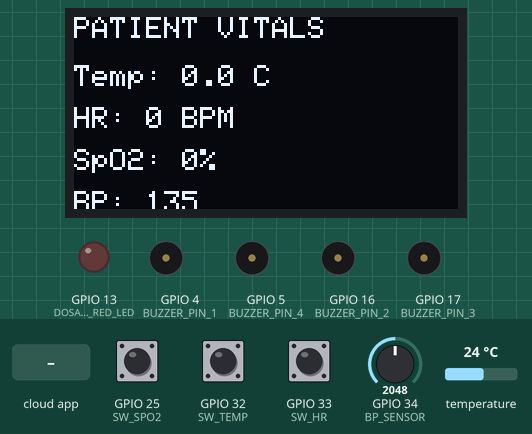
Recording of a sketch running on a simulated ESP32. Parts: 128×64 one-colour display, output pins drawn as LEDs (lit = HIGH), buzzer (waves = sounding, pin HIGH). Inputs (shaded band) come from the test bench; at power-on: GPIO 34 (BP_SENSOR) = 2048, GPIO 32 (SW_TEMP) HIGH, GPIO 25 (SW_SPO2) HIGH, GPIO 33 (SW_HR) HIGH, temperature 24 °C. WiFi joins after 1.5 s; servers stay silent unless stated; random numbers use the default seed unless the sketch sets one; no MQTT or app messages arrive unless stated; what the sketch prints to the serial monitor is not drawn.

Above: at 2.7 s.
2.8 s: GPIO 34 (BP_SENSOR) set to 2866
At 7.7 s:
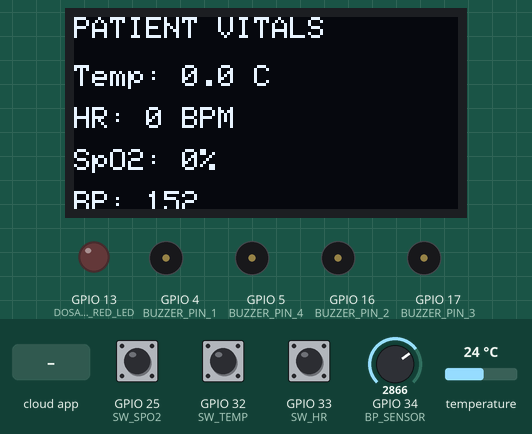
13.6 s: the phone or cloud app sets medication-dosage to 1
At 23.4 s:
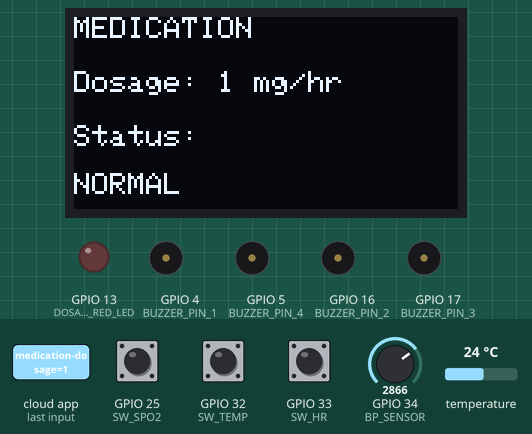
24.2 s: GPIO 32 (SW_TEMP) pulled LOW for 3.2 s
At 28.8 s:
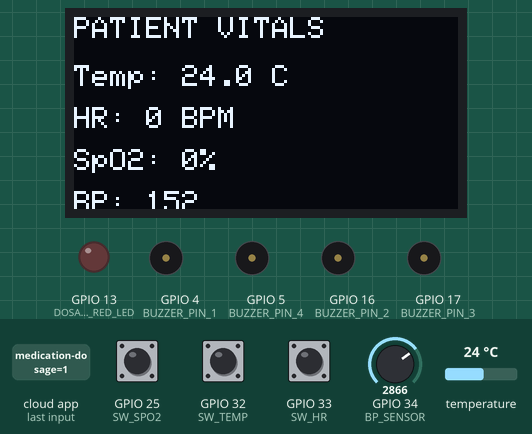
29.7 s: GPIO 25 (SW_SPO2) pulled LOW for 3.2 s
At 34.2 s:
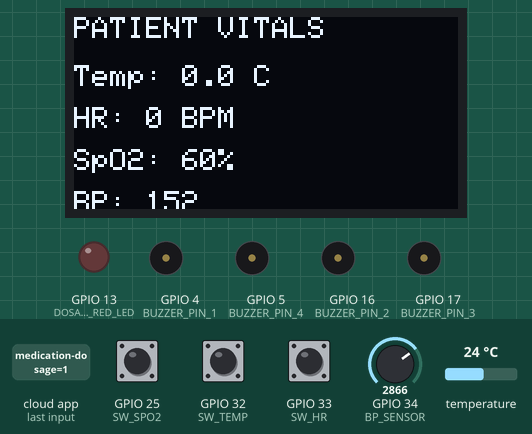
34.4 s: the phone or cloud app sets medication-dosage to 0
At 43.3 s:
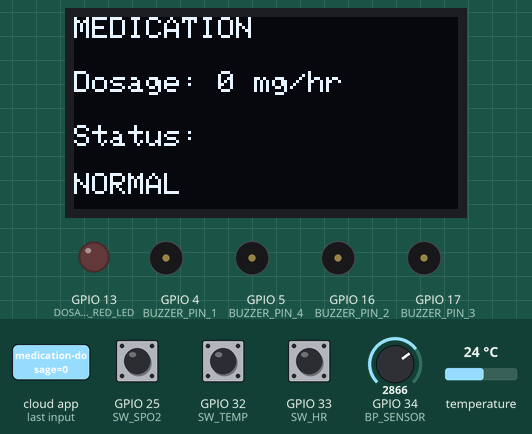
45.2 s: GPIO 33 (SW_HR) pulled LOW for 3.2 s
At 48.0 s:
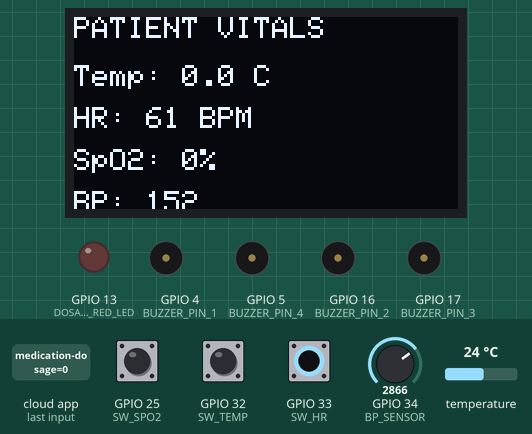
Timing chart, 0 to 50.8 s (numbered marks = the images above; inputs shaded):
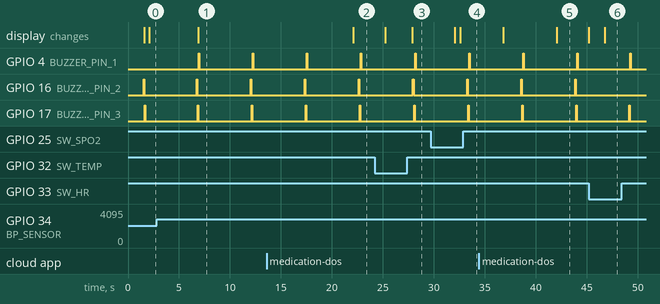

The sketch:

main.ino
```cpp
#include <OneWire.h>
#include <DallasTemperature.h>
#include <Wire.h>
#include <Adafruit_GFX.h>
#include <Adafruit_SSD1306.h>
#include <WiFi.h>
#include "Adafruit_MQTT.h"
#include "Adafruit_MQTT_Client.h"

#include "freertos/FreeRTOS.h"
#include "freertos/task.h"
#include "freertos/queue.h"

#include "freertos/semphr.h"

#include "esp_task_wdt.h"

#define TEMP_SENSOR 14
// #define MOTION_DETECTOR 12
#define BP_SENSOR 34

#define DOSAGE_RED_LED 13

#define BUZZER_PIN_1 4
#define BUZZER_PIN_2 16
#define BUZZER_PIN_3 17
#define BUZZER_PIN_4 5

#define SW_TEMP 32
#define SW_HR 33
#define SW_SPO2 25
// #define SW_MOTION 26

#define SCREEN_WIDTH 128
#define SCREEN_HEIGHT 64
#define OLED_RESET   -1
#define OLED_ADDRESS 0x3C

#define WIFI_SSID "Wokwi-GUEST"
#define WIFI_PASS ""

#define IO_USERNAME  "Sanjanaaaaaa"
#define IO_KEY       "aio_FYjo12iwTFtueXghlt2AEuUmNJJI"

#define AIO_SERVER      "io.adafruit.com"
#define AIO_SERVERPORT  1883

#define TEMP_FEED         IO_USERNAME "/feeds/body-temperature-c"
#define HR_FEED           IO_USERNAME "/feeds/heart-rate-monitor"
// #define MOTION_FEED       IO_USERNAME "/feeds/motion-detector"
#define SPO2_FEED         IO_USERNAME "/feeds/spo2-percent"
#define BP_FEED           IO_USERNAME "/feeds/blood-pressure"
#define FLAG              IO_USERNAME "/feeds/flag"

#define ROOM_TEMP_FEED    IO_USERNAME "/feeds/room-temperature"
#define OXYGEN_FEED       IO_USERNAME "/feeds/oxygen-level"
#define AQI_FEED          IO_USERNAME "/feeds/aqi"
#define ENV_ALERT_FEED    IO_USERNAME "/feeds/environment-alert"

#define DOSAGE_FEED IO_USERNAME "/feeds/medication-dosage"


#define ALERT_NONE      0
#define ALERT_TEMP      1
#define ALERT_HR        2
#define ALERT_SPO2      3
// #define ALERT_MOTION    4
#define ALERT_BP        5


char medicalSummary[160];
char facilitySummary[160];
bool summaryReady = false;

int targetDose = 0;
int currentDose = 0;

enum DosageLevel {
  DOSAGE_NORMAL,
  DOSAGE_WARNING,
  DOSAGE_CRITICAL
};

DosageLevel dosageLevel = DOSAGE_NORMAL;

volatile bool dosageDisplayEvent = false;
volatile int dosageDisplayValue = 0;

WiFiClient client;

Adafruit_MQTT_Client mqtt(&client, AIO_SERVER, AIO_SERVERPORT,
                          IO_USERNAME, IO_KEY);

Adafruit_MQTT_Publish tempFeed   = Adafruit_MQTT_Publish(&mqtt, TEMP_FEED);
Adafruit_MQTT_Publish hrFeed     = Adafruit_MQTT_Publish(&mqtt, HR_FEED);
Adafruit_MQTT_Publish spo2Feed   = Adafruit_MQTT_Publish(&mqtt, SPO2_FEED);
Adafruit_MQTT_Publish statusFeed = Adafruit_MQTT_Publish(&mqtt, FLAG);
// Adafruit_MQTT_Publish motiondetectorFeed = Adafruit_MQTT_Publish(&mqtt, MOTION_FEED);
Adafruit_MQTT_Publish bpFeed = Adafruit_MQTT_Publish(&mqtt, BP_FEED);

Adafruit_MQTT_Publish roomTempFeed = Adafruit_MQTT_Publish(&mqtt, ROOM_TEMP_FEED);
Adafruit_MQTT_Publish oxygenFeed = Adafruit_MQTT_Publish(&mqtt, OXYGEN_FEED);
Adafruit_MQTT_Publish aqiFeed = Adafruit_MQTT_Publish(&mqtt, AQI_FEED);
Adafruit_MQTT_Publish envAlertFeed = Adafruit_MQTT_Publish(&mqtt, ENV_ALERT_FEED);

Adafruit_MQTT_Subscribe dosageFeed = Adafruit_MQTT_Subscribe(&mqtt, DOSAGE_FEED);

OneWire oneWire(TEMP_SENSOR);
DallasTemperature sensors(&oneWire);

Adafruit_SSD1306 display(SCREEN_WIDTH, SCREEN_HEIGHT, &Wire, OLED_RESET);

QueueHandle_t hrQueue;
QueueHandle_t spo2Queue;
QueueHandle_t bpQueue;
QueueHandle_t tempQueue;
// QueueHandle_t motionQueue;

QueueHandle_t alertQueue;
QueueHandle_t statusQueue;
SemaphoreHandle_t oledMutex;
SemaphoreHandle_t sensorSemaphore;

QueueHandle_t roomTempQueue;
QueueHandle_t oxygenQueue;
QueueHandle_t aqiQueue;

// Aggregation variables
float hrSum = 0;
float spo2Sum = 0;
float tempSum = 0;

float roomTempSum = 0;
float oxygenSum = 0;
float aqiSum = 0;

int sampleCount = 0;

unsigned long lastAggregationTime = 0;
#define AGGREGATION_INTERVAL 30000   // 30 seconds

void spo2Task(void *param) {
  int spo2;

  while (1) {

    if(!digitalRead(SW_SPO2)){
      spo2 = random(60, 100);
    }
    else
      spo2 = 0;

    xQueueOverwrite(spo2Queue, &spo2);
    xSemaphoreGive(sensorSemaphore);
    vTaskDelay(pdMS_TO_TICKS(5000));
  }
}

void bloodPressureTask(void *param) {
  while (1) {
    int bpADC = analogRead(BP_SENSOR);
    int bp = map(bpADC, 0, 4095, 90, 180);
    xQueueOverwrite(bpQueue, &bp);
    xSemaphoreGive(sensorSemaphore);
    vTaskDelay(pdMS_TO_TICKS(5000));
  }

}

void heartRateTask (void *param) {
  int heartRate;
  while (1) {
    if(!digitalRead(SW_HR)){
      heartRate = random(45, 200);
    }
    else heartRate = 0;
    xQueueOverwrite(hrQueue, &heartRate);
    xSemaphoreGive(sensorSemaphore);
    vTaskDelay(pdMS_TO_TICKS(5000));
  }

}

void temperatureTask(void *param){
    float temperature;
    while (1){
        if (!digitalRead(SW_TEMP)){
            sensors.requestTemperatures();
            temperature = sensors.getTempCByIndex(0);
        }
        else{
            temperature = 0;
        }
        xQueueOverwrite(tempQueue, &temperature);
        xSemaphoreGive(sensorSemaphore);
        vTaskDelay(pdMS_TO_TICKS(5000));
    }
}

// void motionTask(void *param){
//     int motion;
//     while (1)
//     {
//         if (!digitalRead(SW_MOTION))
//             motion = digitalRead(MOTION_DETECTOR);
//         else
//             motion = 0;
//         xQueueOverwrite(motionQueue, &motion);
//         xSemaphoreGive(sensorSemaphore);
//         vTaskDelay(pdMS_TO_TICKS(500));
//     }
// }

void roomTemperatureTask(void *param) {
  float roomTemperature;

  while (1) {
    roomTemperature = random(200, 351) / 10.0;

    xQueueOverwrite(roomTempQueue, &roomTemperature);
    xSemaphoreGive(sensorSemaphore);

    Serial.print("Room Temperature: ");
    Serial.println(roomTemperature);

    vTaskDelay(pdMS_TO_TICKS(5000));
  }
}

void oxygenLevelTask(void *param) {
  float oxygenLevel;

  while (1) {
    oxygenLevel = random(180, 231) / 10.0;

    xQueueOverwrite(oxygenQueue, &oxygenLevel);
    xSemaphoreGive(sensorSemaphore);

    Serial.print("Oxygen Level: ");
    Serial.println(oxygenLevel);

    vTaskDelay(pdMS_TO_TICKS(5000));
  }
}

void aqiTask(void *param) {
  int aqi;

  while (1) {
    aqi = random(0, 201);

    xQueueOverwrite(aqiQueue, &aqi);
    xSemaphoreGive(sensorSemaphore);

    Serial.print("AQI: ");
    Serial.println(aqi);

    vTaskDelay(pdMS_TO_TICKS(5000));
  }
}

void dosageTask(void *param) {

  bool doseChanging = false;

  while (1) {

    if (currentDose < targetDose) {
      currentDose++;
      doseChanging = true;

      Serial.print("Dosage: ");
      Serial.print(currentDose);
      Serial.println(" mg/hr");
    }

    else if (currentDose > targetDose) {
      currentDose--;
      doseChanging = true;

      Serial.print("Dosage: ");
      Serial.print(currentDose);
      Serial.println(" mg/hr");
    }

    else if (doseChanging) {
      Serial.print("Target Dose Reached: ");
      Serial.print(currentDose);
      Serial.println(" mg/hr");

      dosageDisplayValue = currentDose;
      dosageDisplayEvent = true;

      doseChanging = false;
    }

    // Determine safety level
    if (currentDose <= 50) {
      dosageLevel = DOSAGE_NORMAL;
    }
    else if (currentDose <= 80) {
      dosageLevel = DOSAGE_WARNING;
    }
    else if (currentDose > 80) {
      dosageLevel = DOSAGE_CRITICAL;
    }

    if (dosageLevel == DOSAGE_CRITICAL && currentDose != targetDose) {

      // Serial.println("Dosage Critical");
      digitalWrite(DOSAGE_RED_LED, HIGH);
      digitalWrite(BUZZER_PIN_4, HIGH);

      vTaskDelay(pdMS_TO_TICKS(1000));

      digitalWrite(DOSAGE_RED_LED, LOW);
      digitalWrite(BUZZER_PIN_4, LOW);

    }
    else {
      digitalWrite(DOSAGE_RED_LED, LOW);
      digitalWrite(BUZZER_PIN_4, LOW);
    }

    vTaskDelay(pdMS_TO_TICKS(200));
  }
}

void displayTask(void *param)
{
    float temperature;
    int heartRate;
    int spo2;
    int bp;
    // int motion;

    bool showingDosage = false;
    unsigned long dosageScreenStart = 0;

    while (1)
    {
        xQueuePeek(tempQueue, &temperature, 0);
        xQueuePeek(hrQueue, &heartRate, 0);
        xQueuePeek(spo2Queue, &spo2, 0);
        xQueuePeek(bpQueue, &bp, 0);
        // xQueuePeek(motionQueue, &motion, 0);

        // New dosage has reached its target
        if (dosageDisplayEvent)
        {
            dosageDisplayEvent = false;
            showingDosage = true;
            dosageScreenStart = millis();
        }

        // Keep dosage screen visible for 3 seconds
        if (showingDosage && millis() - dosageScreenStart >= 3000)
        {
            showingDosage = false;
        }

        if (xSemaphoreTake(oledMutex, pdMS_TO_TICKS(100)) == pdTRUE){

            display.clearDisplay();
            display.setTextSize(1);
            display.setTextColor(SSD1306_WHITE);

            if (showingDosage)
            {
                display.setCursor(0, 0);
                display.print("MEDICATION");

                display.setCursor(0, 18);
                display.print("Dosage: ");
                display.print(dosageDisplayValue);
                display.print(" mg/hr");

                display.setCursor(0, 36);
                display.print("Status:");

                display.setCursor(0, 52);

                if (dosageDisplayValue <= 50)
                {
                    display.print("NORMAL");
                }
                else if (dosageDisplayValue <= 80)
                {
                    display.print("WARNING");
                }
                else
                {
                    display.print("CRITICAL");
                }
            }
            else
            {
                display.setCursor(0, 0);
                display.print("PATIENT VITALS");

                display.setCursor(0, 16);
                display.print("Temp: ");
                display.print(temperature, 1);
                display.print(" C");

                display.setCursor(0, 30);
                display.print("HR: ");
                display.print(heartRate);
                display.print(" BPM");

                display.setCursor(0, 44);
                display.print("SpO2: ");
                display.print(spo2);
                display.print("%");

                display.setCursor(0, 58);
                display.print("BP: ");
                display.print(bp);
            }

            display.display();

            xSemaphoreGive(oledMutex);
        }
        vTaskDelay(pdMS_TO_TICKS(500));
    }
}

void mqttTask(void *param)
{
    float temperature;
    float roomTemperature;
    float oxygenLevel;

    int heartRate;
    int spo2;
    int bp;
    // int motion;
    int aqi;

    char envAlert[60];

    char statusMsg[40];

    esp_task_wdt_add(NULL);

    while (1) {
      esp_task_wdt_reset();
      if (xSemaphoreTake(sensorSemaphore, pdMS_TO_TICKS(1000)) == pdTRUE) {
          xQueuePeek(tempQueue, &temperature, 0);
          xQueuePeek(hrQueue, &heartRate, 0);
          xQueuePeek(spo2Queue, &spo2, 0);
          xQueuePeek(bpQueue, &bp, 0);
          // xQueuePeek(motionQueue, &motion, 0);
          xQueuePeek(roomTempQueue, &roomTemperature, 0);
          xQueuePeek(oxygenQueue, &oxygenLevel, 0);
          xQueuePeek(aqiQueue, &aqi, 0);
          xQueuePeek(statusQueue, statusMsg, 0);
      }

      hrSum += heartRate;
      spo2Sum += spo2;
      tempSum += temperature;

      roomTempSum += roomTemperature;
      oxygenSum += oxygenLevel;
      aqiSum += aqi;

      sampleCount++;

      if (roomTemperature < 18.0 || roomTemperature > 30.0) {
            snprintf(envAlert, sizeof(envAlert),
              "Room Temperature Alert: %.1f C", roomTemperature);
      }
      else if (oxygenLevel < 19.5 || oxygenLevel > 23.5) {
            snprintf(envAlert, sizeof(envAlert),
              "Oxygen Level Alert: %.1f %%", oxygenLevel);
      }
      else if (aqi > 100) {
            snprintf(envAlert, sizeof(envAlert),
              "Poor Air Quality: AQI %d", aqi);
      }
      else {
             strcpy(envAlert, "Environment Normal");
      }

      if (!mqtt.connected()){
          Serial.println("Connecting to MQTT...");
          while (mqtt.connect() != 0) {
              esp_task_wdt_reset();
              Serial.println("MQTT connection failed. Retrying...");
              vTaskDelay(pdMS_TO_TICKS(500));
          }
          Serial.println("MQTT Connected!");
          Serial.println("Medication Dosage subscription active.");
      }

      if (millis() - lastAggregationTime >= AGGREGATION_INTERVAL && sampleCount > 0) {

          float avgHR = hrSum / sampleCount;
          float avgSpO2 = spo2Sum / sampleCount;
          float avgTemp = tempSum / sampleCount;

          float avgRoomTemp = roomTempSum / sampleCount;
          float avgOxygen = oxygenSum / sampleCount;
          float avgAQI = aqiSum / sampleCount;

          snprintf(medicalSummary, sizeof(medicalSummary),
          "{\"alert\":\"%s\",\"avgHR\":%.1f,\"avgSpO2\":%.1f,\"avgTemp\":%.1f}",
          statusMsg, avgHR, avgSpO2, avgTemp);

          snprintf(facilitySummary, sizeof(facilitySummary),
            "{\"alert\":\"%s\",\"avgRoomTemp\":%.1f,\"avgOxygen\":%.1f,\"avgAQI\":%.1f}",
            envAlert, avgRoomTemp, avgOxygen, avgAQI);

          Serial.println("===== PERIODIC SUMMARY =====");

          Serial.println("Medical Summary:");
          Serial.print("Average HR: ");
          Serial.println(avgHR);

          Serial.print("Average SpO2: ");
          Serial.println(avgSpO2);

          Serial.print("Average Body Temperature: ");
          Serial.println(avgTemp);

          Serial.println("Facility Summary:");
          Serial.print("Average Room Temperature: ");
          Serial.println(avgRoomTemp);

          Serial.print("Average Oxygen: ");
          Serial.println(avgOxygen);

          Serial.print("Average AQI: ");
          Serial.println(avgAQI);

          Serial.println("============================");

          hrSum = 0;
          spo2Sum = 0;
          tempSum = 0;

          roomTempSum = 0;
          oxygenSum = 0;
          aqiSum = 0;

          sampleCount = 0;

          lastAggregationTime = millis();
          summaryReady = true;
      }

      // mqtt.processPackets(10);
      Adafruit_MQTT_Subscribe *subscription;

      subscription = mqtt.readSubscription(100);

      if (subscription == &dosageFeed) {

        targetDose = atoi((char *)dosageFeed.lastread);

        if (targetDose < 0)
          targetDose = 0;

        if (targetDose > 100)
          targetDose = 100;

        Serial.print("New Target Dose: ");
        Serial.print(targetDose);
        Serial.println(" mg/hr");
      }

      mqtt.ping();

      tempFeed.publish(temperature);
      hrFeed.publish((int32_t)heartRate);
      spo2Feed.publish((int32_t)spo2);
      bpFeed.publish((int32_t)bp);
      // motiondetectorFeed.publish((int32_t)motion);

      roomTempFeed.publish(roomTemperature);
      oxygenFeed.publish(oxygenLevel);
      aqiFeed.publish((int32_t)aqi);

      // Normal live alert feeds
      statusFeed.publish(statusMsg);
      envAlertFeed.publish(envAlert);

      // Publish aggregated summaries only every 30 seconds
      if (summaryReady) {

        Serial.println("===== AGGREGATED SUMMARIES =====");

        Serial.print("Medical Summary: ");
        Serial.println(medicalSummary);

        Serial.print("Facility Summary: ");
        Serial.println(facilitySummary);

        Serial.println("================================");

        summaryReady = false;
    }

      vTaskDelay(pdMS_TO_TICKS(20000));
  }
}

char statusMsg[40];

void processingTask(void *param) {

  esp_task_wdt_add(NULL);

  float temperature;
  int heartRate;
  int spo2;
  int bp;
  // int motion;
  char localStatus[40];

  while (1) {

    esp_task_wdt_reset();

    strcpy(localStatus, "OK");
    int alert = ALERT_NONE;

    xQueuePeek(tempQueue, &temperature, 0);
    xQueuePeek(hrQueue, &heartRate, 0);
    xQueuePeek(spo2Queue, &spo2, 0);
    xQueuePeek(bpQueue, &bp, 0);
    // xQueuePeek(motionQueue, &motion, 0);

    strcpy(statusMsg, "OK");

    if (temperature > 38.0) {
      strcpy(localStatus, "High Body Temperature");
      alert = ALERT_TEMP;
    }
    else if (heartRate != 0 && (heartRate < 60 || heartRate > 100)) {
      strcpy(localStatus, "Heart Rate Abnormal");
      alert = ALERT_HR;
    }
    else if (spo2 < 88) {
      strcpy(localStatus, "SpO2 Low");
      alert = ALERT_SPO2;
    }
    else if (bp > 150) {
      strcpy(localStatus, "Blood Pressure High");
      alert = ALERT_BP;
    }
    // else if (motion) {
    //   strcpy(localStatus, "Motion Detected");
    //   alert = ALERT_MOTION;
    // }

  if(temperature > 38){
      digitalWrite(BUZZER_PIN_1, HIGH);
      vTaskDelay(pdMS_TO_TICKS(50));
      digitalWrite(BUZZER_PIN_1, LOW);
      vTaskDelay(pdMS_TO_TICKS(50));
  }

  if((heartRate < 60 || heartRate > 100)){
      digitalWrite(BUZZER_PIN_2, HIGH);
      vTaskDelay(pdMS_TO_TICKS(50));
      digitalWrite(BUZZER_PIN_2, LOW);
      vTaskDelay(pdMS_TO_TICKS(50));
  }

  if(spo2 < 88){
      digitalWrite(BUZZER_PIN_3, HIGH);
      vTaskDelay(pdMS_TO_TICKS(50));
      digitalWrite(BUZZER_PIN_3, LOW);
      vTaskDelay(pdMS_TO_TICKS(50));
  }

  // if (motion){
  //     digitalWrite(BUZZER_PIN_4, HIGH);
  //     vTaskDelay(pdMS_TO_TICKS(50));
  //     digitalWrite(BUZZER_PIN_4, LOW);
  //     vTaskDelay(pdMS_TO_TICKS(50));
  // }

  if(bp > 150){
      digitalWrite(BUZZER_PIN_1, HIGH);
      vTaskDelay(pdMS_TO_TICKS(50));
      digitalWrite(BUZZER_PIN_1, LOW);
      vTaskDelay(pdMS_TO_TICKS(50));
  }

  xQueueOverwrite(alertQueue, &alert);
  xQueueOverwrite(statusQueue, localStatus);
  vTaskDelay(pdMS_TO_TICKS(5000));
  }
}


void setup() {

  Serial.begin(115200);

  esp_task_wdt_config_t wdt_config = {
    .timeout_ms = 30000,
    .idle_core_mask = 0,
    .trigger_panic = true
  };

  esp_task_wdt_reconfigure(&wdt_config);

  pinMode(BUZZER_PIN_1, OUTPUT);
  pinMode(BUZZER_PIN_2, OUTPUT);
  pinMode(BUZZER_PIN_3, OUTPUT);
  pinMode(BUZZER_PIN_4, OUTPUT);

  // pinMode(MOTION_DETECTOR, INPUT);

  pinMode(SW_TEMP, INPUT);
  pinMode(SW_HR, INPUT);
  pinMode(SW_SPO2, INPUT);
  // pinMode(SW_MOTION, INPUT);

  pinMode(DOSAGE_RED_LED, OUTPUT);
  digitalWrite(DOSAGE_RED_LED, LOW);

  sensors.begin();
  Wire.begin(21, 22);

  display.begin(SSD1306_SWITCHCAPVCC, OLED_ADDRESS);
  display.setTextSize(1);
  display.setTextColor(SSD1306_WHITE);
  display.clearDisplay();

  WiFi.begin(WIFI_SSID, WIFI_PASS);
  while (WiFi.status() != WL_CONNECTED) {
    delay(500);
  }

  mqtt.subscribe(&dosageFeed);

  hrQueue   = xQueueCreate(1, sizeof(int));
  spo2Queue = xQueueCreate(1, sizeof(int));
  bpQueue = xQueueCreate(1, sizeof(int));
  tempQueue = xQueueCreate(1, sizeof(float));
  // motionQueue = xQueueCreate(1, sizeof(int));

  alertQueue = xQueueCreate(1, sizeof(int));
  statusQueue = xQueueCreate(1, 40);
  oledMutex = xSemaphoreCreateMutex();
  sensorSemaphore = xSemaphoreCreateCounting(10, 0);
  roomTempQueue = xQueueCreate(1, sizeof(float));
  oxygenQueue = xQueueCreate(1, sizeof(float));
  aqiQueue = xQueueCreate(1, sizeof(int));

  float initialRoomTemp = 25.0;
  float initialOxygen = 21.0;
  int initialAQI = 30;

  xQueueOverwrite(roomTempQueue, &initialRoomTemp);
  xQueueOverwrite(oxygenQueue, &initialOxygen);
  xQueueOverwrite(aqiQueue, &initialAQI);

  char initialStatus[40] = "OK";
  xQueueOverwrite(statusQueue, initialStatus);

  xTaskCreatePinnedToCore(processingTask, "ProcessTask", 6144, NULL, 3, NULL, 0);
  xTaskCreatePinnedToCore(bloodPressureTask, "BloodPressureTask", 2048, NULL, 2, NULL, 1);
  xTaskCreatePinnedToCore(heartRateTask, "HeartRateTask", 2048, NULL, 2, NULL, 1);
  xTaskCreatePinnedToCore(spo2Task, "SpO2Task", 2048, NULL, 2, NULL, 1);
  xTaskCreatePinnedToCore(temperatureTask, "TemperatureTask", 2048, NULL, 2, NULL, 1);
  // xTaskCreatePinnedToCore(motionTask, "MotionTask", 2048, NULL, 2, NULL, 1);

  xTaskCreatePinnedToCore(displayTask, "DisplayTask", 4096, NULL, 1, NULL, 0);
  xTaskCreatePinnedToCore(mqttTask, "MQTTTask", 4096, NULL, 2, NULL, 0);

  xTaskCreatePinnedToCore(roomTemperatureTask, "RoomTempTask", 2048, NULL, 2, NULL, 1);
  xTaskCreatePinnedToCore(oxygenLevelTask, "OxygenTask", 2048, NULL, 2, NULL, 1);
  xTaskCreatePinnedToCore(aqiTask, "AQITask", 2048, NULL, 2, NULL, 1);

  xTaskCreatePinnedToCore(dosageTask, "DosageTask", 2048, NULL, 2, NULL, 1);
}


void loop() {
  vTaskDelay(portMAX_DELAY);
}
```

Measured:
- after the input at 2.8 s, GPIO 4 (BUZZER_PIN_1): alternates HIGH for 0.05 s and LOW for 5.3 s, starting after 4.1 s; the display: changes after 4.1 s (image 1)
- after the input at 13.6 s, the display: changes after 8.5 s (image 2)
- after the input at 45.2 s, the display: changes after 1.6 s (image 6)
- by itself, GPIO 16 (BUZZER_PIN_2), GPIO 17 (BUZZER_PIN_3): alternates HIGH for 0.05 s and LOW for 5.3 s
- what the display in image 5 shows lasts 3.2 s, from 42.0 s to 45.2 s
